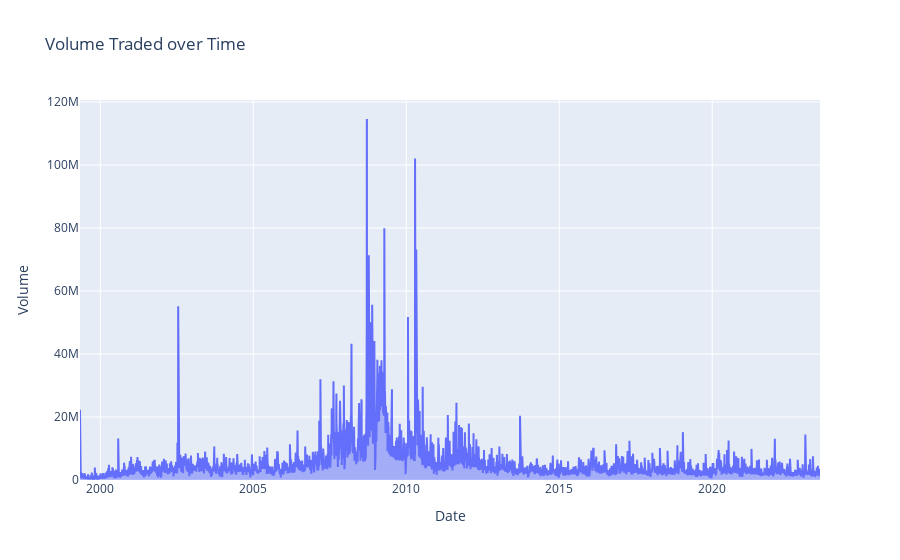

Here is the notebook cell this chart was saved with:
### Markdown cell above
12. Area Chart: Volume Traded over Time

### Code cell
fig1 = px.area(goldman_sachs_df, x='Date', y='Volume', title='Volume Traded over Time')
fig1.show()

### Figure 1 — Plotly figure (JSON) as saved in the notebook; plotly's stock layout.template omitted (floating-point values rounded to 4 significant figures; data arrays with more than 128 entries replaced by an {"elided": "..."} marker saying what was removed)
{"data": [{"fillpattern": {"shape": ""}, "hovertemplate": "Date=%{x}<br>Volume=%{y}<extra></extra>", "legendgroup": "", "line": {"color": "#636efa"}, "marker": {"symbol": "circle"}, "mode": "lines", "name": "", "orientation": "v", "showlegend": false, "stackgroup": "1", "type": "scatter", "x": {"elided": "6086 str values"}, "xaxis": "x", "y": {"elided": "6086 int values"}, "yaxis": "y"}], "layout": {"legend": {"tracegroupgap": 0}, "title": {"text": "Volume Traded over Time"}, "xaxis": {"anchor": "y", "domain": [0, 1], "title": {"text": "Date"}}, "yaxis": {"anchor": "x", "domain": [0, 1], "title": {"text": "Volume"}}}}
